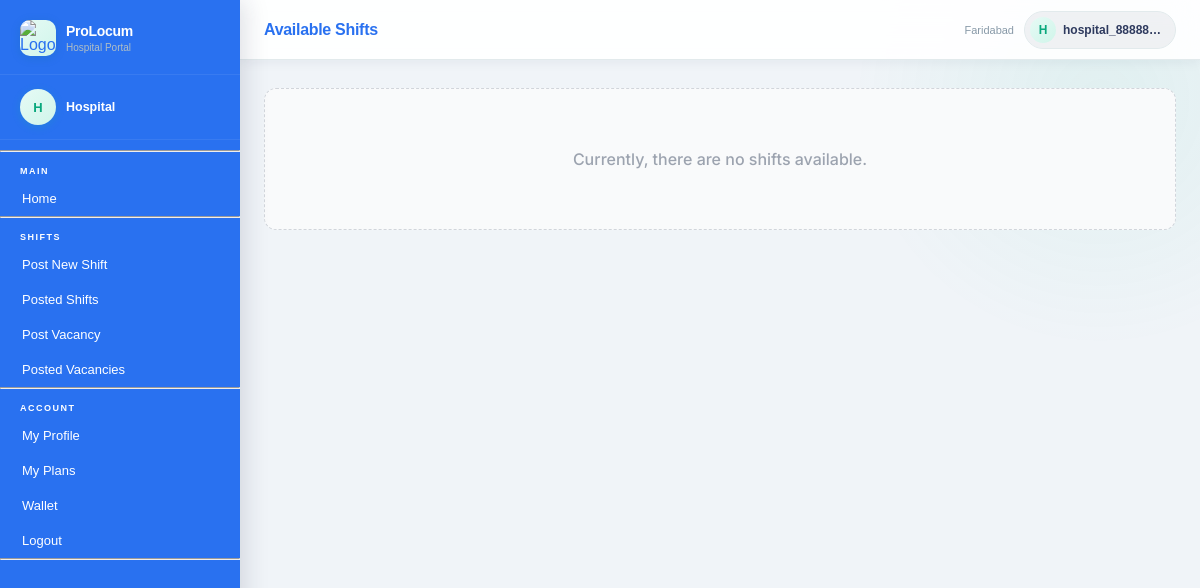
The page /doctors/shifts/available/ (signed in) on the database its author committed.
### users/models.py (models this page shows, shortened)
class CustomUser(AbstractUser):
    ROLE_CHOICES = (
        ('doctor', 'Doctor'),
        ('nurse', 'Nurse'),
        ('hospital', 'Hospital'),
        ('admin', 'Admin'),
    )
    role   = models.CharField(max_length=20, choices=ROLE_CHOICES)
    mobile = models.CharField(max_length=10, unique=True, null=True, blank=True)  # ✅ Unique mobile

### hospitals/models.py (models this page shows, shortened)
class HospitalProfile(models.Model):
    HOSPITAL_TYPE_CHOICES = [
        ('private', 'Private'),
        ('government', 'Government'),
        ('trust', 'Trust / NGO'),
        ('clinic', 'Clinic'),
    ]
    user             = models.OneToOneField(settings.AUTH_USER_MODEL, on_delete=models.CASCADE, related_name='hospital_profile')
    hospital_name    = models.CharField(max_length=200)
    hospital_type    = models.CharField(max_length=20, choices=HOSPITAL_TYPE_CHOICES, blank=True)
    registration_no  = models.CharField(max_length=100, blank=True)
    is_registration_complete = models.BooleanField(default=False)
    contact_person   = models.CharField(max_length=150, blank=True)
    phone            = models.CharField(max_length=15, blank=True)
    email            = models.EmailField(blank=True)
    address          = models.TextField(blank=True)
    state            = models.CharField(max_length=100, blank=True)
    city             = models.CharField(max_length=100, blank=True)
    pincode          = models.CharField(max_length=10, blank=True)
    specialities     = models.TextField(blank=True)   # comma-separated
    bed_count        = models.PositiveIntegerField(null=True, blank=True)
    logo             = models.ImageField(upload_to='hospitals/logos/', null=True, blank=True)
    registration_doc = models.FileField(upload_to='hospitals/docs/', null=True, blank=True)
    pan_card         = models.FileField(upload_to='hospitals/pan/', null=True, blank=True)
    aadhar_photo     = models.FileField(upload_to='hospitals/aadhar/', null=True, blank=True)
    registered_state = models.CharField(max_length=100, blank=True)
    is_verified      = models.BooleanField(default=False)
    created_at       = models.DateTimeField(auto_now_add=True)
    updated_at       = models.DateTimeField(auto_now=True)
    STATUS_CHOICES = [
    ('pending', 'Pending'),
    ('approved', 'Approved'),
    ('rejected', 'Rejected'),
]
    verification_status = models.CharField(max_length=10, choices=STATUS_CHOICES, default='pending')

### shifts/views.py (the view)
# urls.py: path('shifts/available/',       views.available_shifts,     name='nurse_available_shifts'),
@login_required
def available_shifts(request):
    cfg       = get_role_config(request.user)
    user_role = getattr(request.user, 'role', 'doctor')
    today     = timezone.now().date()
    applied_ids = ShiftApplication.objects.filter(
        applicant=request.user,
        status__in=['applied', 'accepted', 'reserved']
    ).values_list('shift_id', flat=True)
    all_shifts = Shift.objects.filter(
        is_active=True,
        start_date__gte=today
    ).exclude(
        posted_by=request.user
    ).exclude(
        id__in=applied_ids
    ).filter(
        Q(target_role=user_role) | Q(target_role='both')
    ).order_by('-is_urgent', '-created_at')
    user_profile = get_user_profile(request.user)
    matched_shifts = []
    for shift in all_shifts:
        qual_match, _ = qualifications_match(user_profile, shift)
        loc_match,  _ = location_matches(user_profile, shift)
        if qual_match and loc_match:
            matched_shifts.append(shift)
    return render(request, 'doctors/available_shifts.html', {
        'shifts':          matched_shifts,
        'applied_ids':     list(applied_ids),
        'base_template':   cfg['base'],
        'detail_url_name': cfg['detail_url'],
    })

### plans/models.py (called while the page is built)
    @property
    def is_expired(self):
        if not self.end_date:
            return False   # Lifetime plan
        return timezone.now() > self.end_date

### plans/utils.py (called while the page is built, shortened)
def get_active_plan(user):
    plan = UserPlan.objects.filter(user=user, is_active=True).first()
    if not plan:
        return None
    return plan

### shifts/views.py (called while the page is built)
def get_user_profile(user):
    try:
        return user.doctor_profile
    except Exception:
        pass
    try:
        return user.nurse_profile
    except Exception:
        pass
    return None

### doctors/templates/doctors/available_shifts.html (shortened to what this page needs)
{% extends base_template|default:'doctors/base.html' %}
{% block page_title %}Available Shifts{% endblock %}
{% block content %}
<div class="dash-wrap">
    {% if shifts %}
        {% for shift in shifts %}
        {% if shift.id in expired_ids %}
        <div class="shift-item expired">
        {% else %}
        <div class="shift-item">
        {% endif %}
            <div class="shift-header">
                <div class="hosp-group">
    <span class="hosp-name">{{ shift.hospital_name }}</span>
    <span class="hosp-loc">{{ shift.city }}{% if shift.area %}, {{ shift.area }}{% endif %}</span>
    <span style="font-size:10px; color:#9ca3af; margin-top:2px;">🕐 Posted {{ shift.created_at|timesince }} ago</span>
</div>
            </div>
            <div class="tag-row">
                {% if shift.is_urgent %}<span class="tag tag-urgent">Urgent</span>{% endif %}
                {% if shift.id in expired_ids %}<span class="tag tag-expired">Expired</span>{% endif %}
                <span class="tag tag-qual">{{ shift.get_qualification_required_display }}</span>
                <span class="tag tag-ward">{{ shift.get_ward_type_display }}</span>
            </div>
{% if shift.location_link %}
<a href="{{ shift.location_link }}" target="_blank" style="
    display: inline-flex; align-items: center; gap: 6px;
    font-size: 12px; font-weight: 700; color: #0fbf8f;
    text-decoration: none; margin-bottom: 12px;
    background: #e6faf5; padding: 5px 12px;
    border-radius: 6px; border: 1px solid rgba(15,191,143,0.2);
">
    📍 View Location on Map
</a>
{% endif %}
            <div class="info-grid">
                <div class="info-box">
                    <span class="info-label">Shift Date</span>
                    <span class="info-val">{{ shift.start_date }}{% if shift.end_date %} – {{ shift.end_date }}{% endif %}</span>
                </div>
                <div class="info-box">
                    <span class="info-label">Timing</span>
                    <span class="info-val">{{ shift.start_time|time:"g:i A" }} - {{ shift.end_time|time:"g:i A" }}</span>
                </div>
                <div class="info-box">
                    <span class="info-label">Shift Type</span>
                    <span class="info-val">{{ shift.get_shift_type_display }}</span>
                </div>
                <div class="info-box">
                    <span class="info-label">Facility</span>
                    <span class="info-val">{{ shift.bed_count }} Bed Capacity</span>
                </div>
            </div>
            <div class="shift-footer">
                <div>
                    <span class="info-label" style="display: block; margin-bottom: 2px;">Estimated Pay</span>
                    <span class="pay-amount">₹{{ shift.pay }}</span>
                </div>
                <div>
                    {% if shift.id in applied_ids %}
    {% if shift.id in expired_ids %}
        <span class="status-applied-expired">✓ Applied &nbsp;·&nbsp; Shift Ended</span>
    {% else %}
        <span class="status-applied">✓ Applied Successfully</span>
    {% endif %}
    {% for app in request.user.shift_applications.all %}
        {% if app.shift_id == shift.id %}
            {% if app.status == 'accepted' %}
            <div style="margin-top:8px; font-size:12px; font-weight:700; color:#0fbf8f; background:#e6faf5; padding:6px 12px; border-radius:8px; display:inline-block;">
                📞 {{ shift.posted_by.mobile|default:"Not available" }}
            </div>
            {% else %}
            <div style="margin-top:8px; font-size:12px; color:#9ca3af;">
                Contact Number Visible after acceptance
            </div>
            {% endif %}
        {% endif %}
    {% endfor %}
{% elif shift.id in expired_ids %}
    <span class="status-expired">⛔ Shift Expired</span>
{% else %}
    <a href="/{{ request.user.role }}s/shifts/detail/{{ shift.id }}/" class="btn-apply">View Details & Apply</a>
{% endif %}
                </div>
            </div>
        </div>
        {% endfor %}
    {% else %}
        <div class="empty-wrap">
            <p style="color:#9ca3af; font-weight: 500;">Currently, there are no shifts available.</p>
        </div>
    {% endif %}
</div>
{% endblock %}

### hospitals/templates/hospitals/base.html (shortened to what this page needs)
{% load static %}
<!DOCTYPE html>
<html lang="hi">
<head>
  <link rel="stylesheet" href="{% static 'users/css/base.css' %}">
</head>
<body>
<aside class="sidebar" id="sidebar">
  {% if request.user.is_authenticated %}
  <div class="sidebar-brand">
    <div class="logo-icon">
      <img src="{% static 'users/images/Black_and_White_Circular_Art___Design_Logo-removebg-preview.png' %}" alt="Logo">
    </div>
    <div class="brand-text">
      <h1>ProLocum</h1>
      <p>Hospital Portal</p>
    </div>
  </div>
  <div class="sidebar-profile">
    <div class="profile-avatar">
      {% if profile.hospital_name %}{{ profile.hospital_name|first|upper }}{% else %}H{% endif %}
    </div>
    <div class="profile-info">
      <strong>{% if profile.hospital_name %}{{ profile.hospital_name }}{% else %}Hospital{% endif %}</strong>
    </div>
  </div>
  {% endif %}
  <nav class="sidebar-nav">
<hr>
    <div class="nav-section-label">Main</div>
    <a href="{% url 'hospital_dashboard' %}" class="nav-link {% if request.resolver_match.url_name == 'hospital_dashboard' %}active{% endif %}">
      Home
    </a>
<hr>
    <div class="nav-section-label">Shifts</div>
    {% if ctx_can_post_shift %}
      <a href="/hospitals/shifts/post/" class="nav-link {% if request.resolver_match.url_name == 'post_new_shift' %}active{% endif %}">
        Post New Shift
      </a>
      <a href="/hospitals/shifts/posted/" class="nav-link {% if request.resolver_match.url_name == 'posted_shifts' %}active{% endif %}">
        Posted Shifts
      </a>
    {% endif %}
    {% if ctx_can_post_vacancy %}
      <a href="{% url 'hospital_post_vacancy' %}" class="nav-link {% if request.resolver_match.url_name == 'hospital_post_vacancy' %}active{% endif %}">
        Post Vacancy
      </a>
      <a href="{% url 'hospital_posted_vacancies' %}" class="nav-link {% if request.resolver_match.url_name == 'hospital_posted_vacancies' %}active{% endif %}">
        Posted Vacancies
      </a>
    {% endif %}
<hr>
    <div class="nav-section-label">Account</div>
    <a href="{% url 'hospital_my_profile' %}" class="nav-link {% if request.resolver_match.url_name == 'hospital_my_profile' %}active{% endif %}">
      My Profile
    </a>
    <a href="{% url 'my_plans' %}" class="nav-link {% if request.resolver_match.url_name == 'my_plans' %}active{% endif %}">
      My Plans
    </a>
    <a href="{% url 'hospital_wallet' %}" class="nav-link">
    Wallet
</a>
    <a href="{% url 'logout' %}" class="nav-link">Logout</a>
<hr>
  </nav>
</aside>
<main class="main">
  <div class="topbar">
    <div class="topbar-left">
      <span class="topbar-title">{% block page_title %}Dashboard{% endblock %}</span>
    </div>
    <div class="topbar-right">
      {% if request.user.hospital_profile.city %}
      <span class="city-tag">{{ request.user.hospital_profile.city }}</span>
      {% endif %}
      <div class="user-chip">
        <div class="user-avatar">
          {% if profile.hospital_name %}{{ profile.hospital_name|first|upper }}{% else %}{{ request.user.username|first|upper }}{% endif %}
        </div>
        <span class="user-name">
          {% if profile.hospital_name %}{{ profile.hospital_name }}{% else %}{{ request.user.username }}{% endif %}
        </span>
      </div>
    </div>
  </div>
  <div class="content">
    {% block content %}{% endblock %}
  </div>
</main>
</body>
</html>

### doctors/templates/doctors/available_shifts.html (style rules this page uses)
.dash-wrap { padding: 4px 0 32px; font-family: 'Inter', sans-serif; }
.empty-wrap { text-align: center; padding: 60px 20px; background: #f9fafb; border-radius: 12px; border: 1px dashed #d1d5db; }

### rows shown on the page
CustomUser: user.hospital_profile.city "Faridabad", user.username|first "H", user.username "hospital_88888…"
